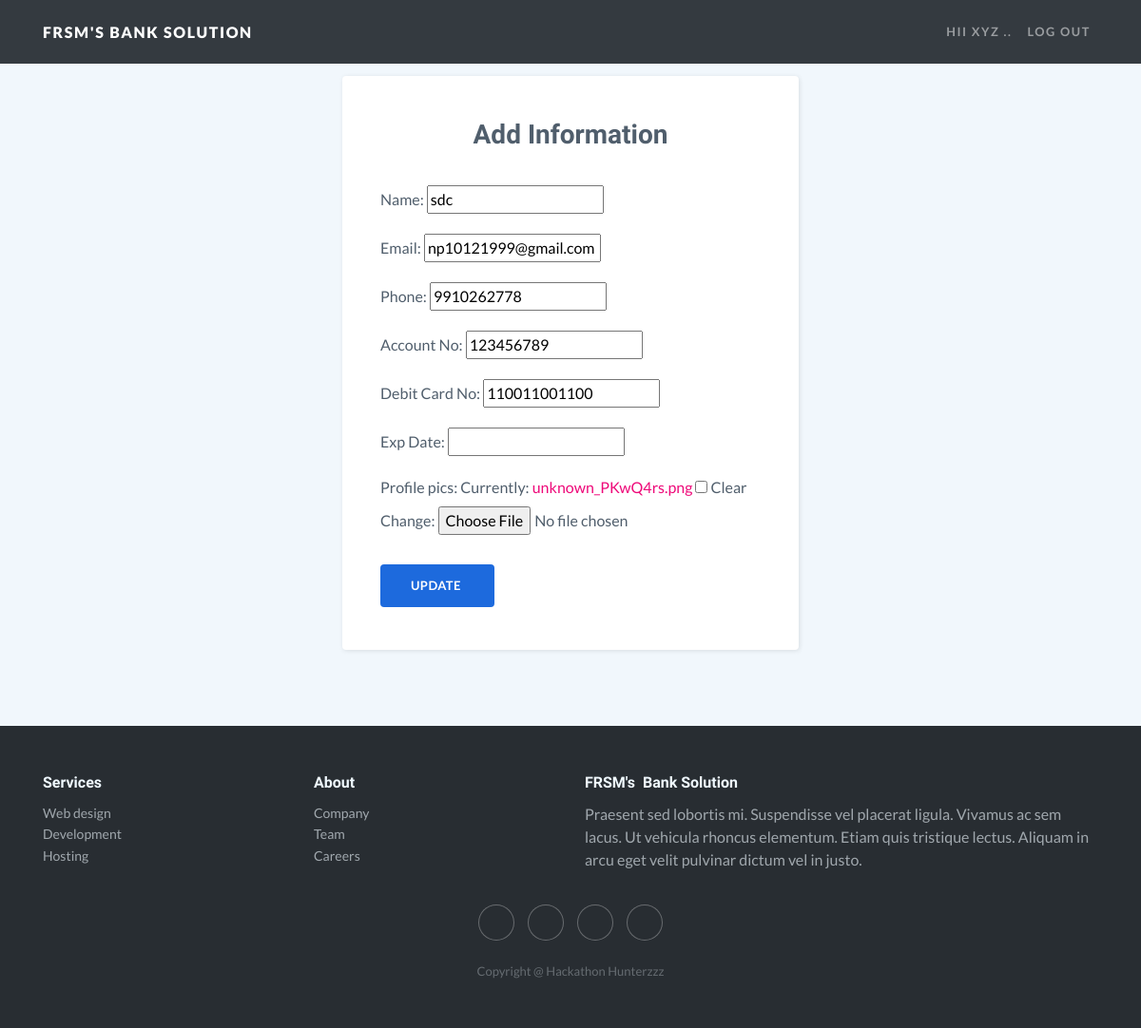
/user_form/ (signed in), run on the app's committed database.
### face_recog/models.py (models this page shows)
class Profile(models.Model):
    user = models.OneToOneField(User,null=True,blank=True, on_delete=models.CASCADE)
    name=models.CharField(null=True,max_length=200)
    Email=models.CharField(null=True,max_length=200)
    Phone=models.CharField(null=True,max_length=200)
    Account_No = models.CharField(null=True,max_length=200)
    Debit_Card_No = models.CharField(null=True,max_length=200)
    Exp_Date = models.DateField(auto_now_add=False,auto_now=False,blank=True,null=True)
    profile_pics=models.ImageField(default="unknown.png",null=True,blank=True)

### face_recog/decorator.py (the view)
        def wrapper_func(request, *args, **kwargs):
            group=None
            if request.user.groups.exists():
                group=request.user.groups.all()[0].name
                print(group)
            if group in allowed_roles:
                return view_func(request, *args, **kwargs)
            else:
                return HttpResponse("You Are not authorized")
            return view_func(request, *args, **kwargs)

### face_recog/forms.py
class profile_form(ModelForm):
    class Meta:
        model=Profile
        fields='__all__'
        exclude=['user',]

### face_recog/decorator.py (called while the page is built)
def allowed_user(allowed_roles=[]):
    def decorator(view_func):
        def wrapper_func(request, *args, **kwargs):
            group=None
            if request.user.groups.exists():
                group=request.user.groups.all()[0].name
                print(group)
            if group in allowed_roles:
                return view_func(request, *args, **kwargs)
            else:
                return HttpResponse("You Are not authorized")
            return view_func(request, *args, **kwargs)
        return wrapper_func
    return decorator

### face_recog/views.py (called while the page is built)
@login_required(login_url='login')
@allowed_user(allowed_roles=['user'])
def user_form(request):
    user=request.user.profile
    form=profile_form(instance=user)
    if request.method == 'POST':
        form = profile_form(request.POST, request.FILES, instance=user)
        if form.is_valid():
            form.save()
            x=str(request.user.profile.id)
            return redirect('../user/'+x+'/')
    context={'form':form}
    return render(request,'update_form.html',context)

### face_recog/templates/update_form.html (shortened to what this page needs)
{% load static %}
<!DOCTYPE html>
<html>
<head>
    <link rel="stylesheet" href="{% static 'bootstrap/css/bootstrap.min.css' %}">
    <link rel="stylesheet" href="{% static 'fonts/ionicons.min.css' %}" >
    <link rel="stylesheet" href="assets/fonts/ionicons.min.css">
    <link rel="stylesheet" href="{% static 'css/Contact-Form-Clean.css' %}" >
    <link rel="stylesheet" href="{% static 'css/Footer-Dark.css' %}" >
</head>
<body>
    <nav class="navbar navbar-dark navbar-expand-lg fixed-top bg-dark navbar-custom">
        <div class="container"><a class="navbar-brand" href="#"><strong>FRSM'S BANK SOLUTION</strong></a>
            <div class="collapse navbar-collapse"
                id="navbarResponsive">
                <ul class="nav navbar-nav ml-auto">
                    <li class="nav-item" role="presentation"><a class="nav-link" href="#">Hii {{user.username}} ..</a></li>
                    <li class="nav-item" role="presentation"><a class="nav-link" href="{% url 'logoutuser' %}">Log out</a></li>
                </ul>
            </div>
        </div>
    </nav>
    <div class="contact-clean">
        <form method="post" action='' enctype="multipart/form-data">
            <h2 class="text-center">Add Information</h2>
            {{form.as_p}}
       <div class="form-group"><button class="btn btn-primary" type="submit">Update&nbsp;</button></div>
        </form>
    </div>
    <div class="footer-dark">
        <footer>
            <div class="container">
                <div class="row">
                    <div class="col-sm-6 col-md-3 item">
                        <h3>Services</h3>
                        <ul>
                            <li><a href="#">Web design</a></li>
                            <li><a href="#">Development</a></li>
                            <li><a href="#">Hosting</a></li>
                        </ul>
                    </div>
                    <div class="col-sm-6 col-md-3 item">
                        <h3>About</h3>
                        <ul>
                            <li><a href="#">Company</a></li>
                            <li><a href="#">Team</a></li>
                            <li><a href="#">Careers</a></li>
                        </ul>
                    </div>
                    <div class="col-md-6 item text">
                        <h3>FRSM's&nbsp; Bank Solution</h3>
                        <p>Praesent sed lobortis mi. Suspendisse vel placerat ligula. Vivamus ac sem lacus. Ut vehicula rhoncus elementum. Etiam quis tristique lectus. Aliquam in arcu eget velit pulvinar dictum vel in justo.</p>
                    </div>
                    <div class="col item social"><a href="#"><i class="icon ion-social-facebook"></i></a><a href="#"><i class="icon ion-social-twitter"></i></a><a href="#"><i class="icon ion-social-snapchat"></i></a><a href="#"><i class="icon ion-social-instagram"></i></a></div>
                </div>
                <p class="copyright">Copyright @ Hackathon Hunterzzz</p>
            </div>
        </footer>
    </div>
</body>
</html>

### static/css/Contact-Form-Clean.css (style rules this page uses)
.contact-clean { background: #f1f7fc; padding: 80px 0; }
.contact-clean form { max-width: 480px; width: 90%; margin: 0 auto; background-color: #ffffff; padding: 40px; border-radius: 4px; color: #505e6c; box-shadow: 1px 1px 5px rgba(0,0,0,0.1); }
.contact-clean h2 { margin-top: 5px; font-weight: bold; font-size: 28px; margin-bottom: 36px; color: inherit; }
.contact-clean .form-group:last-child { margin-bottom: 5px; }
.contact-clean form .btn { padding: 16px 32px; border: none; background: none; box-shadow: none; text-shadow: none; opacity: 0.9; text-transform: uppercase; font-weight: bold; font-size: 13px; letter-spacing: 0.4px; line-height: 1; outline: none !important; }
.contact-clean form .btn-primary { background-color: #055ada !important; margin-top: 15px; color: #fff; }

### static/css/Footer-Dark.css (style rules this page uses)
.footer-dark { padding: 50px 0; color: #f0f9ff; background-color: #282d32; }
.footer-dark h3 { margin-top: 0; margin-bottom: 12px; font-weight: bold; font-size: 16px; }
.footer-dark ul { padding: 0; list-style: none; line-height: 1.6; font-size: 14px; margin-bottom: 0; }
.footer-dark ul a { color: inherit; text-decoration: none; opacity: 0.6; }
.footer-dark .item.text { margin-bottom: 36px; }
.footer-dark .item.text p { opacity: 0.6; margin-bottom: 0; }
.footer-dark .item.social { text-align: center; }
.footer-dark .item.social > a { font-size: 20px; width: 36px; height: 36px; line-height: 36px; display: inline-block; text-align: center; border-radius: 50%; box-shadow: 0 0 0 1px rgba(255,255,255,0.4); margin: 0 8px; color: #fff; opacity: 0.75; }
.footer-dark .copyright { text-align: center; padding-top: 24px; opacity: 0.3; font-size: 13px; margin-bottom: 0; }

### data on the page
Profile: name "sdc", Email "np10121999@gmail.com", Phone "9910262778", Account_No "123456789", Debit_Card_No "110011001100"

### other printed values
{{ user.username }} "XYZ"
